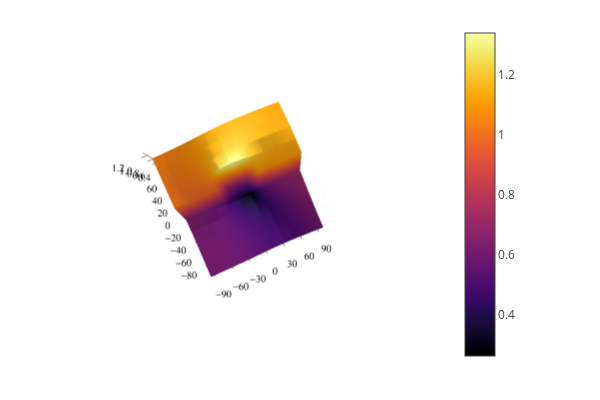

The notebook cell this image was saved under:
### Code cell
plotly()
surface(xA,yA,imagenH)

### Figure 1 — Plotly figure (JSON) as saved in the notebook; plotly's stock layout.template omitted (floating-point values rounded to 4 significant figures; data arrays with more than 128 entries replaced by an {"elided": "..."} marker saying what was removed)
{"data": [{"cmax": 1.337, "cmin": 0.2627, "colorbar": {"len": 0.9525, "title": {"text": ""}, "x": 0.7578, "y": 0.5139}, "colorscale": {"elided": "256x2 mixed values"}, "name": "y1", "opacity": null, "scene": "scene", "showlegend": false, "showscale": true, "type": "surface", "x": [-90, -75, -60, -45, -30, -15, 0, 15, 30, 45, 60, 75, 90], "xaxis": "x", "y": [-90, -73.4, -56.8, -40.2, -23.6, -7, 9.6, 26.2, 42.8, 59.4, 76], "yaxis": "y", "z": {"elided": "11x13 float values"}, "zaxis": "z", "zmax": 1.337, "zmin": 0.2627}], "layout": {"annotations": [], "height": 400, "legend": {"bgcolor": "rgba(255, 255, 255, 1.000)", "bordercolor": "rgba(0, 0, 0, 1)", "borderwidth": 1, "font": {"color": "rgba(0, 0, 0, 1)", "family": "sans-serif", "size": 11}, "title": {"font": {"color": "rgba(0, 0, 0, 1)", "family": "sans-serif", "size": 15}, "text": ""}, "tracegroupgap": 0, "traceorder": "normal", "x": 1, "xanchor": "auto", "y": 1, "yanchor": "auto"}, "margin": {"b": 20, "l": 0, "r": 0, "t": 20}, "paper_bgcolor": "rgba(255, 255, 255, 1.000)", "plot_bgcolor": "rgba(255, 255, 255, 1.000)", "scene": {"aspectmode": "auto", "aspectratio": {"x": 1, "y": 1, "z": 1}, "camera": {"center": {"x": 0, "y": 0, "z": 0}, "eye": {"x": -0.06011, "y": -0.1371, "z": 3.215}, "projection": {"type": "perspective"}, "up": {"x": 0, "y": 0, "z": 1}}, "domain": {"x": [0.05101, 0.7578], "y": [0.03762, 0.9902]}, "xaxis": {"gridcolor": "rgba(0, 0, 0, 0.1)", "gridwidth": 0.5, "linecolor": "rgba(0, 0, 0, 1)", "mirror": false, "range": [-90, 90], "showgrid": true, "showline": true, "showticklabels": true, "tickangle": 0, "tickcolor": "rgb(0, 0, 0)", "tickfont": {"color": "rgba(0, 0, 0, 1)", "family": "sans-serif", "size": 11}, "tickmode": "array", "ticks": "inside", "ticktext": ["−90", "−60", "−30", "0", "30", "60", "90"], "tickvals": [-90, -60, -30, 0, 30, 60, 90], "title": {"font": {"color": "rgba(0, 0, 0, 1)", "family": "sans-serif", "size": 15}, "text": ""}, "type": "linear", "visible": true, "zeroline": false, "zerolinecolor": "rgba(0, 0, 0, 1)"}, "yaxis": {"gridcolor": "rgba(0, 0, 0, 0.1)", "gridwidth": 0.5, "linecolor": "rgba(0, 0, 0, 1)", "mirror": false, "range": [-90, 76], "showgrid": true, "showline": true, "showticklabels": true, "tickangle": 0, "tickcolor": "rgb(0, 0, 0)", "tickfont": {"color": "rgba(0, 0, 0, 1)", "family": "sans-serif", "size": 11}, "tickmode": "array", "ticks": "inside", "ticktext": ["−80", "−60", "−40", "−20", "0", "20", "40", "60"], "tickvals": [-80, -60, -40, -20, 0, 20, 40, 60], "title": {"font": {"color": "rgba(0, 0, 0, 1)", "family": "sans-serif", "size": 15}, "text": ""}, "type": "linear", "visible": true, "zeroline": false, "zerolinecolor": "rgba(0, 0, 0, 1)"}, "zaxis": {"gridcolor": "rgba(0, 0, 0, 0.1)", "gridwidth": 0.5, "linecolor": "rgba(0, 0, 0, 1)", "mirror": false, "range": [0.2627, 1.337], "showgrid": true, "showline": true, "showticklabels": true, "tickangle": 0, "tickcolor": "rgb(0, 0, 0)", "tickfont": {"color": "rgba(0, 0, 0, 1)", "family": "sans-serif", "size": 11}, "tickmode": "array", "ticks": "inside", "ticktext": ["0.4", "0.6", "0.8", "1.0", "1.2"], "tickvals": [0.4, 0.6, 0.8, 1, 1.2], "title": {"font": {"color": "rgba(0, 0, 0, 1)", "family": "sans-serif", "size": 15}, "text": ""}, "type": "linear", "visible": true, "zeroline": false, "zerolinecolor": "rgba(0, 0, 0, 1)"}}, "showlegend": true, "width": 600}}
